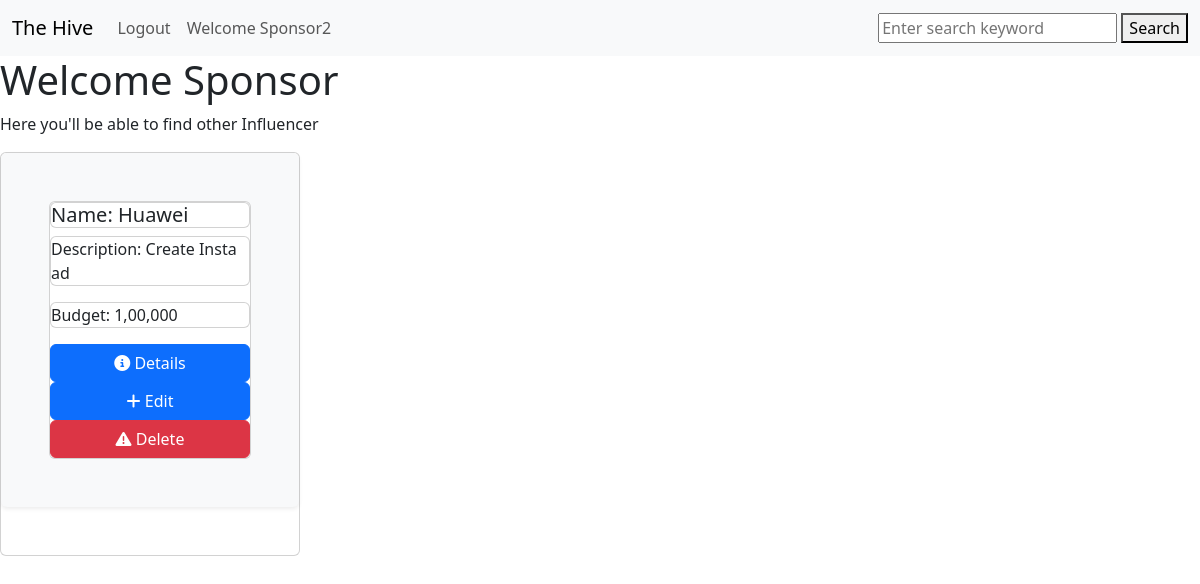
The page /spo_home (signed in) on the database its author committed.
### application/model.py (models this page shows, shortened)
class Campaign(db.Model):
    id = db.Column(db.Integer, primary_key = True, autoincrement = True)
    sponsor_id = db.Column(db.Integer, db.ForeignKey(Sponsor.id))
    name_of_campaign = db.Column(db.String(225), nullable = False)
    description = db.Column(db.String(330), nullable = False)
    Budget = db.Column(db.Integer, nullable = False)
    start_date = db.Column(db.Date, nullable = False, default = date.today())
    end_date = db.Column(db.Date, nullable = False )#continue the date command here
    niche = db.Column(db.String(225), nullable = False)
    visibility = db.Column(db.String(40),nullable = False)#Public or Private
    is_flagged = db.Column(db.Boolean, default=False)  # Flag status

### application/routes.py (the view)
@app.route('/spo_home')
def spo_home():
    username = session['username']
    user = User.query.filter_by(username = username).first()
    user_id = user.id
    sponsor = Sponsor.query.filter_by(user_id = user_id).first()
    spo_id = sponsor.id
    campaign = Campaign.query.filter_by(sponsor_id = spo_id).all()
    print(spo_id)
    return render_template('spo_home.html', campaign = campaign,spo_id = spo_id)

### templates/spo_home.html (shortened to what this page needs)
{% extends 'base_with_navbar.html' %}
{% block content %}
<form>
    <h1>Welcome Sponsor</h1>
    <p>Here you'll be able to find other Influencer</p>
    {% for camp in campaign %}
            <div class="card col-3">
                <div class="shadow-sm p-5 mb-5 bg-body-tertiary rounded">
                    <div class="card body">
                        <h5 class="card title">Name: {{camp.name_of_campaign}}</h5>
                        <p class ="card description">Description: {{camp.description}}</p>
                        <p class = 'card budget'>Budget: {{camp.Budget}}</p>
                        <a href="/campaign_details/{{ camp.id }}" id = camp.id}} class="btn btn-primary" >
                            <i class="fa fa-info-circle" aria-hidden="true"></i>
                            Details
                        </a>
                        <a href="/edit_campaign/{{ camp.id }}" id = camp.id}} class="btn btn-primary" >
                            <i class="fas fa-plus"></i>
                            Edit
                        </a>
                        <a href="/delete_campaign/{{ camp.id }}" class="btn btn-danger" style="display:inline;">
                            <i class="fa fa-exclamation-triangle" aria-hidden="true"></i>
                            Delete
                        </a>
                    </div>
                </div>
            </div>
    {% endfor %}
</form>
{% endblock content %}

### rows shown on the page
Campaign: name_of_campaign "Huawei", description "Create Insta ad", Budget "1,00,000"

### other values the page prints
{{ session['username'] }} "Sponsor2"
